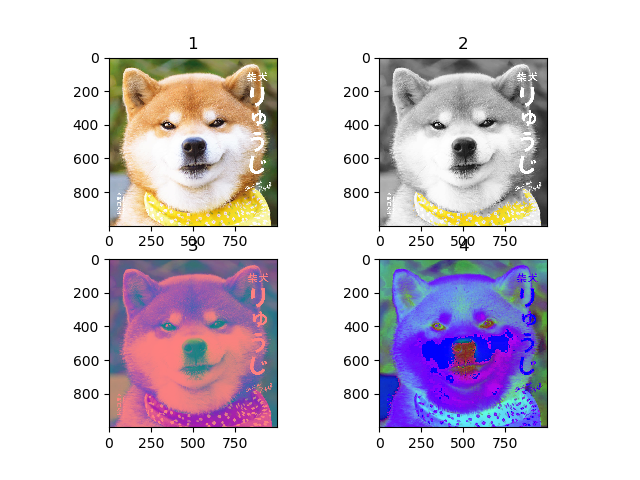

The Python source for this figure:
import cv2
import numpy as np
import math

from mpl_toolkits.mplot3d import Axes3D

from matplotlib import cm 
from matplotlib import pyplot as plt
from matplotlib.ticker import LinearLocator, FormatStrFormatter 

img = cv2.imread('lab01.jpg',1)                                 #read imgae (RGB)
gray = cv2.cvtColor(img,cv2.COLOR_BGR2GRAY)                     #convert img rgb to gray
dimensions = img.shape                                          #get dimensions from lab01.jpg
height = dimensions[0]                                          #(img.shape return (height, width, channel) )
width = dimensions[1] 


lower = [0, 200, 130]
upper = [120, 255, 255]


lower = np.array(lower, dtype = "uint8")
upper = np.array(upper, dtype = "uint8")

mask = cv2.inRange(img, lower, upper)

output = cv2.bitwise_and(img, img, mask = mask)

cv2.bitwise_not(mask, mask)

gray = cv2.cvtColor(gray,cv2.COLOR_GRAY2RGB)
output1 = cv2.bitwise_and(gray, gray , mask = mask)


plt.figure(1)
plt.subplot(222,title='2')
plt.imshow(cv2.cvtColor(output1 + output,cv2.COLOR_BGR2RGB))

plt.subplot(221,title='1')
imgRGB = cv2.cvtColor(img,cv2.COLOR_BGR2RGB)
plt.imshow(cv2.cvtColor(img,cv2.COLOR_BGR2RGB))

plt.subplot(223,title='3')
imgRGB = cv2.cvtColor(img,cv2.COLOR_BGR2RGB)
plt.imshow(cv2.cvtColor(imgRGB,cv2.COLOR_BGR2YCR_CB))

plt.subplot(224,title='4')
imgRGB = cv2.cvtColor(img,cv2.COLOR_BGR2RGB)
plt.imshow(cv2.cvtColor(imgRGB,cv2.COLOR_BGR2HSV))
plt.savefig('Lab01-2.png')
plt.show()

